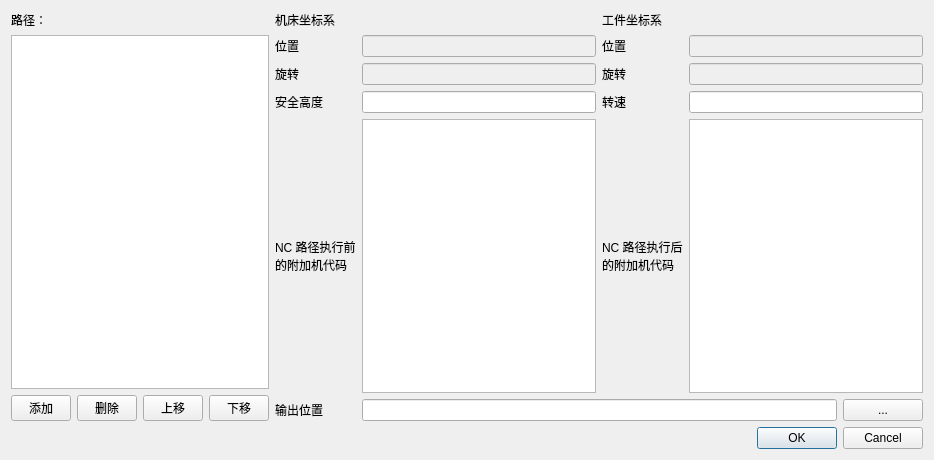
<?xml version="1.0" encoding="UTF-8"?>
<ui version="4.0">
 <class>CreateNCfileDlg</class>
 <widget class="QDialog" name="CreateNCfileDlg">
  <property name="geometry">
   <rect>
    <x>0</x>
    <y>0</y>
    <width>934</width>
    <height>460</height>
   </rect>
  </property>
  <property name="windowTitle">
   <string>生成nc</string>
  </property>
  <layout class="QVBoxLayout" name="verticalLayout">
   <item>
    <layout class="QHBoxLayout" name="horizontalLayout_3">
     <item>
      <layout class="QVBoxLayout" name="verticalLayout_2">
       <item>
        <widget class="QLabel" name="label">
         <property name="text">
          <string>路径：</string>
         </property>
        </widget>
       </item>
       <item>
        <widget class="QListWidget" name="listPaths"/>
       </item>
       <item>
        <layout class="QHBoxLayout" name="horizontalLayout_2">
         <item>
          <widget class="QPushButton" name="addPath">
           <property name="maximumSize">
            <size>
             <width>60</width>
             <height>16777215</height>
            </size>
           </property>
           <property name="text">
            <string>添加</string>
           </property>
           <property name="icon">
            <iconset resource="Resources/Custom.qrc">
             <normaloff>:/icons/plus.png</normaloff>:/icons/plus.png</iconset>
           </property>
          </widget>
         </item>
         <item>
          <widget class="QPushButton" name="deletePath">
           <property name="maximumSize">
            <size>
             <width>60</width>
             <height>16777215</height>
            </size>
           </property>
           <property name="text">
            <string>删除</string>
           </property>
           <property name="icon">
            <iconset resource="Resources/Custom.qrc">
             <normaloff>:/icons/multiply.png</normaloff>:/icons/multiply.png</iconset>
           </property>
          </widget>
         </item>
         <item>
          <widget class="QPushButton" name="upPath">
           <property name="maximumSize">
            <size>
             <width>60</width>
             <height>16777215</height>
            </size>
           </property>
           <property name="text">
            <string>上移</string>
           </property>
           <property name="icon">
            <iconset resource="Resources/Custom.qrc">
             <normaloff>:/icons/Arrow_up.png</normaloff>:/icons/Arrow_up.png</iconset>
           </property>
          </widget>
         </item>
         <item>
          <widget class="QPushButton" name="downPath">
           <property name="maximumSize">
            <size>
             <width>60</width>
             <height>16777215</height>
            </size>
           </property>
           <property name="text">
            <string>下移</string>
           </property>
           <property name="icon">
            <iconset resource="Resources/Custom.qrc">
             <normaloff>:/icons/Arrow_down.png</normaloff>:/icons/Arrow_down.png</iconset>
           </property>
          </widget>
         </item>
        </layout>
       </item>
      </layout>
     </item>
     <item>
      <layout class="QGridLayout" name="gridLayout">
       <item row="0" column="0">
        <widget class="QLabel" name="label_2">
         <property name="text">
          <string>机床坐标系</string>
         </property>
        </widget>
       </item>
       <item row="4" column="1">
        <widget class="QLineEdit" name="editSafeHeight"/>
       </item>
       <item row="1" column="3">
        <widget class="QLineEdit" name="editWorkPos">
         <property name="enabled">
          <bool>false</bool>
         </property>
        </widget>
       </item>
       <item row="1" column="0">
        <widget class="QLabel" name="label_3">
         <property name="text">
          <string>位置</string>
         </property>
        </widget>
       </item>
       <item row="2" column="0">
        <widget class="QLabel" name="label_4">
         <property name="text">
          <string>旋转</string>
         </property>
        </widget>
       </item>
       <item row="2" column="1">
        <widget class="QLineEdit" name="editMachineRotate">
         <property name="enabled">
          <bool>false</bool>
         </property>
        </widget>
       </item>
       <item row="2" column="3">
        <widget class="QLineEdit" name="editWorkRotate">
         <property name="enabled">
          <bool>false</bool>
         </property>
        </widget>
       </item>
       <item row="0" column="2">
        <widget class="QLabel" name="label_6">
         <property name="text">
          <string>工件坐标系</string>
         </property>
        </widget>
       </item>
       <item row="2" column="2">
        <widget class="QLabel" name="label_7">
         <property name="text">
          <string>旋转</string>
         </property>
        </widget>
       </item>
       <item row="1" column="1">
        <widget class="QLineEdit" name="editMachinePos">
         <property name="enabled">
          <bool>false</bool>
         </property>
        </widget>
       </item>
       <item row="4" column="0">
        <widget class="QLabel" name="label_8">
         <property name="text">
          <string>安全高度</string>
         </property>
        </widget>
       </item>
       <item row="1" column="2">
        <widget class="QLabel" name="label_5">
         <property name="text">
          <string>位置</string>
         </property>
        </widget>
       </item>
       <item row="5" column="0">
        <widget class="QLabel" name="label_9">
         <property name="text">
          <string>NC 路径执行前
的附加机代码</string>
         </property>
        </widget>
       </item>
       <item row="5" column="1">
        <widget class="QPlainTextEdit" name="editBeforeGCode"/>
       </item>
       <item row="5" column="3">
        <widget class="QPlainTextEdit" name="editAfterGCode"/>
       </item>
       <item row="7" column="0">
        <widget class="QLabel" name="label_12">
         <property name="text">
          <string>输出位置</string>
         </property>
        </widget>
       </item>
       <item row="5" column="2">
        <widget class="QLabel" name="label_10">
         <property name="text">
          <string>NC 路径执行后
的附加机代码</string>
         </property>
        </widget>
       </item>
       <item row="4" column="2">
        <widget class="QLabel" name="label_13">
         <property name="text">
          <string>转速</string>
         </property>
        </widget>
       </item>
       <item row="4" column="3">
        <widget class="QLineEdit" name="editSpeed"/>
       </item>
       <item row="7" column="1" colspan="3">
        <layout class="QHBoxLayout" name="horizontalLayout">
         <item>
          <widget class="QLineEdit" name="outputFilePath"/>
         </item>
         <item>
          <widget class="QPushButton" name="btnOpenFileDialg">
           <property name="text">
            <string>...</string>
           </property>
          </widget>
         </item>
        </layout>
       </item>
      </layout>
     </item>
    </layout>
   </item>
   <item>
    <widget class="QDialogButtonBox" name="buttonBox">
     <property name="standardButtons">
      <set>QDialogButtonBox::Cancel|QDialogButtonBox::Ok</set>
     </property>
    </widget>
   </item>
  </layout>
 </widget>
 <resources>
  <include location="Resources/Custom.qrc"/>
 </resources>
 <connections/>
</ui>
